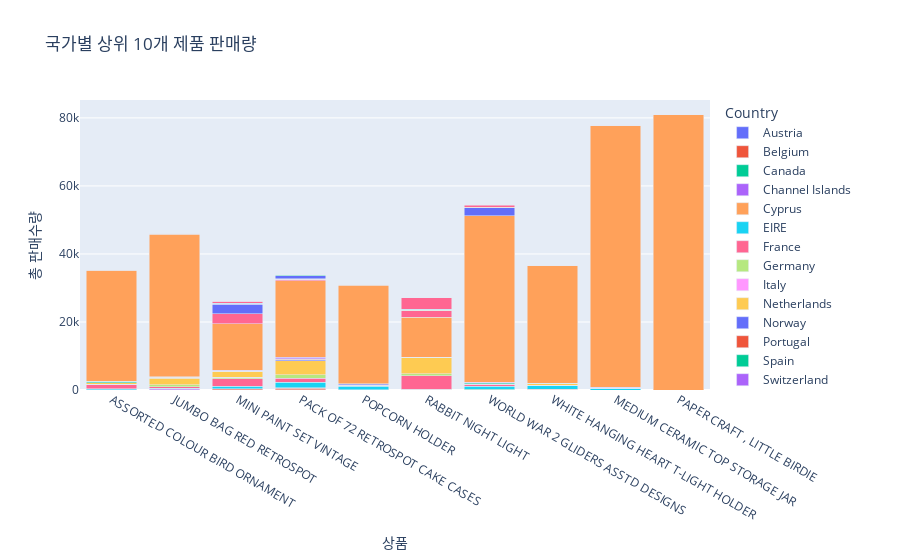

Notebook code cell kept with this figure:
### Code cell
top_products = ecom_df.groupby('Description')['Quantity'].sum().nlargest(10).reset_index()
top_products_country = ecom_df[ecom_df['Description'].isin(top_products['Description'])].groupby(['Description', 'Country'])['Quantity'].sum().reset_index()
fig = px.bar(top_products_country, x='Description', y='Quantity', color='Country',
             title='국가별 상위 10개 제품 판매량',
             labels={'Quantity': '총 판매수량', 'Description': '상품'})
fig.update_layout(barmode='stack')
fig.show()

### Figure 1 — Plotly figure (JSON) as saved in the notebook; plotly's stock layout.template omitted (floating-point values rounded to 4 significant figures)
{"data": [{"alignmentgroup": "True", "hovertemplate": "Country=Austria<br>상품=%{x}<br>총 판매수량=%{y}<extra></extra>", "legendgroup": "Austria", "marker": {"color": "#636efa", "pattern": {"shape": ""}}, "name": "Austria", "offsetgroup": "Austria", "orientation": "v", "showlegend": true, "textposition": "auto", "type": "bar", "x": ["ASSORTED COLOUR BIRD ORNAMENT", "JUMBO BAG RED RETROSPOT", "MINI PAINT SET VINTAGE ", "PACK OF 72 RETROSPOT CAKE CASES"], "xaxis": "x", "y": [24, 10, 36, 24], "yaxis": "y"}, {"alignmentgroup": "True", "hovertemplate": "Country=Belgium<br>상품=%{x}<br>총 판매수량=%{y}<extra></extra>", "legendgroup": "Belgium", "marker": {"color": "#EF553B", "pattern": {"shape": ""}}, "name": "Belgium", "offsetgroup": "Belgium", "orientation": "v", "showlegend": true, "textposition": "auto", "type": "bar", "x": ["ASSORTED COLOUR BIRD ORNAMENT", "JUMBO BAG RED RETROSPOT", "MINI PAINT SET VINTAGE ", "PACK OF 72 RETROSPOT CAKE CASES", "POPCORN HOLDER", "RABBIT NIGHT LIGHT"], "xaxis": "x", "y": [8, 110, 288, 480, 36, 186], "yaxis": "y"}, {"alignmentgroup": "True", "hovertemplate": "Country=Canada<br>상품=%{x}<br>총 판매수량=%{y}<extra></extra>", "legendgroup": "Canada", "marker": {"color": "#00cc96", "pattern": {"shape": ""}}, "name": "Canada", "offsetgroup": "Canada", "orientation": "v", "showlegend": true, "textposition": "auto", "type": "bar", "x": ["ASSORTED COLOUR BIRD ORNAMENT", "WORLD WAR 2 GLIDERS ASSTD DESIGNS"], "xaxis": "x", "y": [8, 288], "yaxis": "y"}, {"alignmentgroup": "True", "hovertemplate": "Country=Channel Islands<br>상품=%{x}<br>총 판매수량=%{y}<extra></extra>", "legendgroup": "Channel Islands", "marker": {"color": "#ab63fa", "pattern": {"shape": ""}}, "name": "Channel Islands", "offsetgroup": "Channel Islands", "orientation": "v", "showlegend": true, "textposition": "auto", "type": "bar", "x": ["ASSORTED COLOUR BIRD ORNAMENT", "JUMBO BAG RED RETROSPOT", "MINI PAINT SET VINTAGE ", "PACK OF 72 RETROSPOT CAKE CASES", "WHITE HANGING HEART T-LIGHT HOLDER"], "xaxis": "x", "y": [8, 250, 36, 120, 108], "yaxis": "y"}, {"alignmentgroup": "True", "hovertemplate": "Country=Cyprus<br>상품=%{x}<br>총 판매수량=%{y}<extra></extra>", "legendgroup": "Cyprus", "marker": {"color": "#FFA15A", "pattern": {"shape": ""}}, "name": "Cyprus", "offsetgroup": "Cyprus", "orientation": "v", "showlegend": true, "textposition": "auto", "type": "bar", "x": ["ASSORTED COLOUR BIRD ORNAMENT", "JUMBO BAG RED RETROSPOT", "POPCORN HOLDER", "WHITE HANGING HEART T-LIGHT HOLDER"], "xaxis": "x", "y": [48, 10, 12, 144], "yaxis": "y"}, {"alignmentgroup": "True", "hovertemplate": "Country=EIRE<br>상품=%{x}<br>총 판매수량=%{y}<extra></extra>", "legendgroup": "EIRE", "marker": {"color": "#19d3f3", "pattern": {"shape": ""}}, "name": "EIRE", "offsetgroup": "EIRE", "orientation": "v", "showlegend": true, "textposition": "auto", "type": "bar", "x": ["ASSORTED COLOUR BIRD ORNAMENT", "JUMBO BAG RED RETROSPOT", "MEDIUM CERAMIC TOP STORAGE JAR", "MINI PAINT SET VINTAGE ", "PACK OF 72 RETROSPOT CAKE CASES", "POPCORN HOLDER", "RABBIT NIGHT LIGHT", "WHITE HANGING HEART T-LIGHT HOLDER", "WORLD WAR 2 GLIDERS ASSTD DESIGNS"], "xaxis": "x", "y": [232, 136, 480, 684, 1632, 1124, 54, 1024, 816], "yaxis": "y"}, {"alignmentgroup": "True", "hovertemplate": "Country=France<br>상품=%{x}<br>총 판매수량=%{y}<extra></extra>", "legendgroup": "France", "marker": {"color": "#FF6692", "pattern": {"shape": ""}}, "name": "France", "offsetgroup": "France", "orientation": "v", "showlegend": true, "textposition": "auto", "type": "bar", "x": ["ASSORTED COLOUR BIRD ORNAMENT", "JUMBO BAG RED RETROSPOT", "MINI PAINT SET VINTAGE ", "PACK OF 72 RETROSPOT CAKE CASES", "POPCORN HOLDER", "RABBIT NIGHT LIGHT", "WHITE HANGING HEART T-LIGHT HOLDER", "WORLD WAR 2 GLIDERS ASSTD DESIGNS"], "xaxis": "x", "y": [1204, 440, 2196, 1176, 174, 4000, 49, 528], "yaxis": "y"}, {"alignmentgroup": "True", "hovertemplate": "Country=Germany<br>상품=%{x}<br>총 판매수량=%{y}<extra></extra>", "legendgroup": "Germany", "marker": {"color": "#B6E880", "pattern": {"shape": ""}}, "name": "Germany", "offsetgroup": "Germany", "orientation": "v", "showlegend": true, "textposition": "auto", "type": "bar", "x": ["ASSORTED COLOUR BIRD ORNAMENT", "JUMBO BAG RED RETROSPOT", "MEDIUM CERAMIC TOP STORAGE JAR", "MINI PAINT SET VINTAGE ", "PACK OF 72 RETROSPOT CAKE CASES", "POPCORN HOLDER", "RABBIT NIGHT LIGHT", "WHITE HANGING HEART T-LIGHT HOLDER", "WORLD WAR 2 GLIDERS ASSTD DESIGNS"], "xaxis": "x", "y": [224, 522, 24, 504, 1002, 36, 468, 12, 96], "yaxis": "y"}, {"alignmentgroup": "True", "hovertemplate": "Country=Italy<br>상품=%{x}<br>총 판매수량=%{y}<extra></extra>", "legendgroup": "Italy", "marker": {"color": "#FF97FF", "pattern": {"shape": ""}}, "name": "Italy", "offsetgroup": "Italy", "orientation": "v", "showlegend": true, "textposition": "auto", "type": "bar", "x": ["ASSORTED COLOUR BIRD ORNAMENT", "JUMBO BAG RED RETROSPOT", "MINI PAINT SET VINTAGE ", "PACK OF 72 RETROSPOT CAKE CASES", "POPCORN HOLDER", "RABBIT NIGHT LIGHT", "WHITE HANGING HEART T-LIGHT HOLDER"], "xaxis": "x", "y": [8, 10, 36, 48, 112, 72, 54], "yaxis": "y"}, {"alignmentgroup": "True", "hovertemplate": "Country=Netherlands<br>상품=%{x}<br>총 판매수량=%{y}<extra></extra>", "legendgroup": "Netherlands", "marker": {"color": "#FECB52", "pattern": {"shape": ""}}, "name": "Netherlands", "offsetgroup": "Netherlands", "orientation": "v", "showlegend": true, "textposition": "auto", "type": "bar", "x": ["ASSORTED COLOUR BIRD ORNAMENT", "JUMBO BAG RED RETROSPOT", "MEDIUM CERAMIC TOP STORAGE JAR", "MINI PAINT SET VINTAGE ", "PACK OF 72 RETROSPOT CAKE CASES", "RABBIT NIGHT LIGHT", "WHITE HANGING HEART T-LIGHT HOLDER"], "xaxis": "x", "y": [320, 2000, 96, 1764, 4128, 4801, 452], "yaxis": "y"}, {"alignmentgroup": "True", "hovertemplate": "Country=Norway<br>상품=%{x}<br>총 판매수량=%{y}<extra></extra>", "legendgroup": "Norway", "marker": {"color": "#636efa", "pattern": {"shape": ""}}, "name": "Norway", "offsetgroup": "Norway", "orientation": "v", "showlegend": true, "textposition": "auto", "type": "bar", "x": ["ASSORTED COLOUR BIRD ORNAMENT", "JUMBO BAG RED RETROSPOT", "MEDIUM CERAMIC TOP STORAGE JAR", "MINI PAINT SET VINTAGE ", "PACK OF 72 RETROSPOT CAKE CASES", "POPCORN HOLDER", "RABBIT NIGHT LIGHT", "WORLD WAR 2 GLIDERS ASSTD DESIGNS"], "xaxis": "x", "y": [16, 100, 108, 36, 216, 300, 24, 48], "yaxis": "y"}, {"alignmentgroup": "True", "hovertemplate": "Country=Portugal<br>상품=%{x}<br>총 판매수량=%{y}<extra></extra>", "legendgroup": "Portugal", "marker": {"color": "#EF553B", "pattern": {"shape": ""}}, "name": "Portugal", "offsetgroup": "Portugal", "orientation": "v", "showlegend": true, "textposition": "auto", "type": "bar", "x": ["ASSORTED COLOUR BIRD ORNAMENT", "JUMBO BAG RED RETROSPOT", "MINI PAINT SET VINTAGE ", "PACK OF 72 RETROSPOT CAKE CASES", "RABBIT NIGHT LIGHT", "WHITE HANGING HEART T-LIGHT HOLDER", "WORLD WAR 2 GLIDERS ASSTD DESIGNS"], "xaxis": "x", "y": [48, 120, 108, 170, 66, 18, 48], "yaxis": "y"}, {"alignmentgroup": "True", "hovertemplate": "Country=Spain<br>상품=%{x}<br>총 판매수량=%{y}<extra></extra>", "legendgroup": "Spain", "marker": {"color": "#00cc96", "pattern": {"shape": ""}}, "name": "Spain", "offsetgroup": "Spain", "orientation": "v", "showlegend": true, "textposition": "auto", "type": "bar", "x": ["ASSORTED COLOUR BIRD ORNAMENT", "JUMBO BAG RED RETROSPOT", "MINI PAINT SET VINTAGE ", "PACK OF 72 RETROSPOT CAKE CASES", "POPCORN HOLDER", "RABBIT NIGHT LIGHT", "WHITE HANGING HEART T-LIGHT HOLDER", "WORLD WAR 2 GLIDERS ASSTD DESIGNS"], "xaxis": "x", "y": [417, 41, 36, 264, 78, 12, 60, 288], "yaxis": "y"}, {"alignmentgroup": "True", "hovertemplate": "Country=Switzerland<br>상품=%{x}<br>총 판매수량=%{y}<extra></extra>", "legendgroup": "Switzerland", "marker": {"color": "#ab63fa", "pattern": {"shape": ""}}, "name": "Switzerland", "offsetgroup": "Switzerland", "orientation": "v", "showlegend": true, "textposition": "auto", "type": "bar", "x": ["ASSORTED COLOUR BIRD ORNAMENT", "JUMBO BAG RED RETROSPOT", "MEDIUM CERAMIC TOP STORAGE JAR", "MINI PAINT SET VINTAGE ", "PACK OF 72 RETROSPOT CAKE CASES", "RABBIT NIGHT LIGHT", "WHITE HANGING HEART T-LIGHT HOLDER", "WORLD WAR 2 GLIDERS ASSTD DESIGNS"], "xaxis": "x", "y": [48, 110, 48, 108, 432, 12, 68, 96], "yaxis": "y"}, {"alignmentgroup": "True", "hovertemplate": "Country=United Kingdom<br>상품=%{x}<br>총 판매수량=%{y}<extra></extra>", "legendgroup": "United Kingdom", "marker": {"color": "#FFA15A", "pattern": {"shape": ""}}, "name": "United Kingdom", "offsetgroup": "United Kingdom", "orientation": "v", "showlegend": true, "textposition": "auto", "type": "bar", "x": ["ASSORTED COLOUR BIRD ORNAMENT", "JUMBO BAG RED RETROSPOT", "MEDIUM CERAMIC TOP STORAGE JAR", "MINI PAINT SET VINTAGE ", "PACK OF 72 RETROSPOT CAKE CASES", "PAPER CRAFT , LITTLE BIRDIE", "POPCORN HOLDER", "RABBIT NIGHT LIGHT", "WHITE HANGING HEART T-LIGHT HOLDER", "WORLD WAR 2 GLIDERS ASSTD DESIGNS"], "xaxis": "x", "y": [32628, 41878, 76919, 13583, 22442, 80995, 28923, 11716, 34630, 49086], "yaxis": "y"}, {"alignmentgroup": "True", "hovertemplate": "Country=Unspecified<br>상품=%{x}<br>총 판매수량=%{y}<extra></extra>", "legendgroup": "Unspecified", "marker": {"color": "#19d3f3", "pattern": {"shape": ""}}, "name": "Unspecified", "offsetgroup": "Unspecified", "orientation": "v", "showlegend": true, "textposition": "auto", "type": "bar", "x": ["ASSORTED COLOUR BIRD ORNAMENT", "PACK OF 72 RETROSPOT CAKE CASES"], "xaxis": "x", "y": [22, 24], "yaxis": "y"}, {"alignmentgroup": "True", "hovertemplate": "Country=Australia<br>상품=%{x}<br>총 판매수량=%{y}<extra></extra>", "legendgroup": "Australia", "marker": {"color": "#FF6692", "pattern": {"shape": ""}}, "name": "Australia", "offsetgroup": "Australia", "orientation": "v", "showlegend": true, "textposition": "auto", "type": "bar", "x": ["JUMBO BAG RED RETROSPOT", "MEDIUM CERAMIC TOP STORAGE JAR", "MINI PAINT SET VINTAGE ", "PACK OF 72 RETROSPOT CAKE CASES", "RABBIT NIGHT LIGHT", "WHITE HANGING HEART T-LIGHT HOLDER"], "xaxis": "x", "y": [211, 193, 2952, 360, 1884, 6], "yaxis": "y"}, {"alignmentgroup": "True", "hovertemplate": "Country=Finland<br>상품=%{x}<br>총 판매수량=%{y}<extra></extra>", "legendgroup": "Finland", "marker": {"color": "#B6E880", "pattern": {"shape": ""}}, "name": "Finland", "offsetgroup": "Finland", "orientation": "v", "showlegend": true, "textposition": "auto", "type": "bar", "x": ["JUMBO BAG RED RETROSPOT", "PACK OF 72 RETROSPOT CAKE CASES", "RABBIT NIGHT LIGHT", "WHITE HANGING HEART T-LIGHT HOLDER"], "xaxis": "x", "y": [70, 96, 156, 24], "yaxis": "y"}, {"alignmentgroup": "True", "hovertemplate": "Country=RSA<br>상품=%{x}<br>총 판매수량=%{y}<extra></extra>", "legendgroup": "RSA", "marker": {"color": "#FF97FF", "pattern": {"shape": ""}}, "name": "RSA", "offsetgroup": "RSA", "orientation": "v", "showlegend": true, "textposition": "auto", "type": "bar", "x": ["JUMBO BAG RED RETROSPOT"], "xaxis": "x", "y": [10], "yaxis": "y"}, {"alignmentgroup": "True", "hovertemplate": "Country=Singapore<br>상품=%{x}<br>총 판매수량=%{y}<extra></extra>", "legendgroup": "Singapore", "marker": {"color": "#FECB52", "pattern": {"shape": ""}}, "name": "Singapore", "offsetgroup": "Singapore", "orientation": "v", "showlegend": true, "textposition": "auto", "type": "bar", "x": ["JUMBO BAG RED RETROSPOT", "PACK OF 72 RETROSPOT CAKE CASES", "POPCORN HOLDER", "WHITE HANGING HEART T-LIGHT HOLDER"], "xaxis": "x", "y": [30, 24, 100, 50], "yaxis": "y"}, {"alignmentgroup": "True", "hovertemplate": "Country=Sweden<br>상품=%{x}<br>총 판매수량=%{y}<extra></extra>", "legendgroup": "Sweden", "marker": {"color": "#636efa", "pattern": {"shape": ""}}, "name": "Sweden", "offsetgroup": "Sweden", "orientation": "v", "showlegend": true, "textposition": "auto", "type": "bar", "x": ["JUMBO BAG RED RETROSPOT", "MINI PAINT SET VINTAGE ", "PACK OF 72 RETROSPOT CAKE CASES", "RABBIT NIGHT LIGHT", "WORLD WAR 2 GLIDERS ASSTD DESIGNS"], "xaxis": "x", "y": [10, 2916, 984, 108, 2304], "yaxis": "y"}, {"alignmentgroup": "True", "hovertemplate": "Country=USA<br>상품=%{x}<br>총 판매수량=%{y}<extra></extra>", "legendgroup": "USA", "marker": {"color": "#EF553B", "pattern": {"shape": ""}}, "name": "USA", "offsetgroup": "USA", "orientation": "v", "showlegend": true, "textposition": "auto", "type": "bar", "x": ["JUMBO BAG RED RETROSPOT", "MEDIUM CERAMIC TOP STORAGE JAR", "MINI PAINT SET VINTAGE ", "PACK OF 72 RETROSPOT CAKE CASES"], "xaxis": "x", "y": [10, 12, 36, 24], "yaxis": "y"}, {"alignmentgroup": "True", "hovertemplate": "Country=Israel<br>상품=%{x}<br>총 판매수량=%{y}<extra></extra>", "legendgroup": "Israel", "marker": {"color": "#00cc96", "pattern": {"shape": ""}}, "name": "Israel", "offsetgroup": "Israel", "orientation": "v", "showlegend": true, "textposition": "auto", "type": "bar", "x": ["MEDIUM CERAMIC TOP STORAGE JAR", "PACK OF 72 RETROSPOT CAKE CASES", "POPCORN HOLDER", "WHITE HANGING HEART T-LIGHT HOLDER"], "xaxis": "x", "y": [12, 24, 24, 1], "yaxis": "y"}, {"alignmentgroup": "True", "hovertemplate": "Country=Poland<br>상품=%{x}<br>총 판매수량=%{y}<extra></extra>", "legendgroup": "Poland", "marker": {"color": "#ab63fa", "pattern": {"shape": ""}}, "name": "Poland", "offsetgroup": "Poland", "orientation": "v", "showlegend": true, "textposition": "auto", "type": "bar", "x": ["MEDIUM CERAMIC TOP STORAGE JAR", "RABBIT NIGHT LIGHT"], "xaxis": "x", "y": [24, 48], "yaxis": "y"}, {"alignmentgroup": "True", "hovertemplate": "Country=Denmark<br>상품=%{x}<br>총 판매수량=%{y}<extra></extra>", "legendgroup": "Denmark", "marker": {"color": "#FFA15A", "pattern": {"shape": ""}}, "name": "Denmark", "offsetgroup": "Denmark", "orientation": "v", "showlegend": true, "textposition": "auto", "type": "bar", "x": ["MINI PAINT SET VINTAGE ", "RABBIT NIGHT LIGHT", "WORLD WAR 2 GLIDERS ASSTD DESIGNS"], "xaxis": "x", "y": [36, 48, 144], "yaxis": "y"}, {"alignmentgroup": "True", "hovertemplate": "Country=Iceland<br>상품=%{x}<br>총 판매수량=%{y}<extra></extra>", "legendgroup": "Iceland", "marker": {"color": "#19d3f3", "pattern": {"shape": ""}}, "name": "Iceland", "offsetgroup": "Iceland", "orientation": "v", "showlegend": true, "textposition": "auto", "type": "bar", "x": ["MINI PAINT SET VINTAGE ", "RABBIT NIGHT LIGHT"], "xaxis": "x", "y": [108, 84], "yaxis": "y"}, {"alignmentgroup": "True", "hovertemplate": "Country=Japan<br>상품=%{x}<br>총 판매수량=%{y}<extra></extra>", "legendgroup": "Japan", "marker": {"color": "#FF6692", "pattern": {"shape": ""}}, "name": "Japan", "offsetgroup": "Japan", "orientation": "v", "showlegend": true, "textposition": "auto", "type": "bar", "x": ["MINI PAINT SET VINTAGE ", "RABBIT NIGHT LIGHT", "WORLD WAR 2 GLIDERS ASSTD DESIGNS"], "xaxis": "x", "y": [577, 3408, 577], "yaxis": "y"}, {"alignmentgroup": "True", "hovertemplate": "Country=United Arab Emirates<br>상품=%{x}<br>총 판매수량=%{y}<extra></extra>", "legendgroup": "United Arab Emirates", "marker": {"color": "#B6E880", "pattern": {"shape": ""}}, "name": "United Arab Emirates", "offsetgroup": "United Arab Emirates", "orientation": "v", "showlegend": true, "textposition": "auto", "type": "bar", "x": ["MINI PAINT SET VINTAGE "], "xaxis": "x", "y": [36], "yaxis": "y"}, {"alignmentgroup": "True", "hovertemplate": "Country=Greece<br>상품=%{x}<br>총 판매수량=%{y}<extra></extra>", "legendgroup": "Greece", "marker": {"color": "#FF97FF", "pattern": {"shape": ""}}, "name": "Greece", "offsetgroup": "Greece", "orientation": "v", "showlegend": true, "textposition": "auto", "type": "bar", "x": ["RABBIT NIGHT LIGHT"], "xaxis": "x", "y": [6], "yaxis": "y"}, {"alignmentgroup": "True", "hovertemplate": "Country=Malta<br>상품=%{x}<br>총 판매수량=%{y}<extra></extra>", "legendgroup": "Malta", "marker": {"color": "#FECB52", "pattern": {"shape": ""}}, "name": "Malta", "offsetgroup": "Malta", "orientation": "v", "showlegend": true, "textposition": "auto", "type": "bar", "x": ["WHITE HANGING HEART T-LIGHT HOLDER"], "xaxis": "x", "y": [6], "yaxis": "y"}], "layout": {"barmode": "stack", "legend": {"title": {"text": "Country"}, "tracegroupgap": 0}, "title": {"text": "국가별 상위 10개 제품 판매량"}, "xaxis": {"anchor": "y", "domain": [0, 1], "title": {"text": "상품"}}, "yaxis": {"anchor": "x", "domain": [0, 1], "title": {"text": "총 판매수량"}}}}
